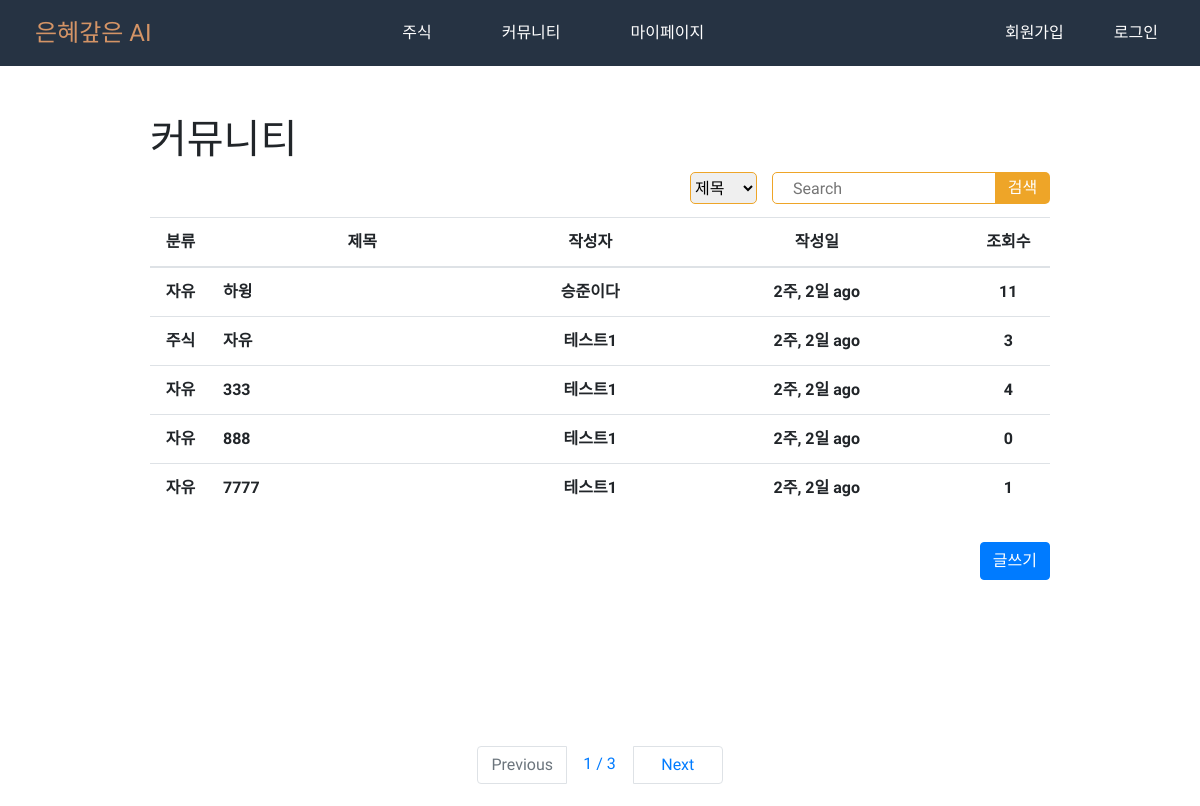
/board/search/, run on an earlier commit of the app's database.
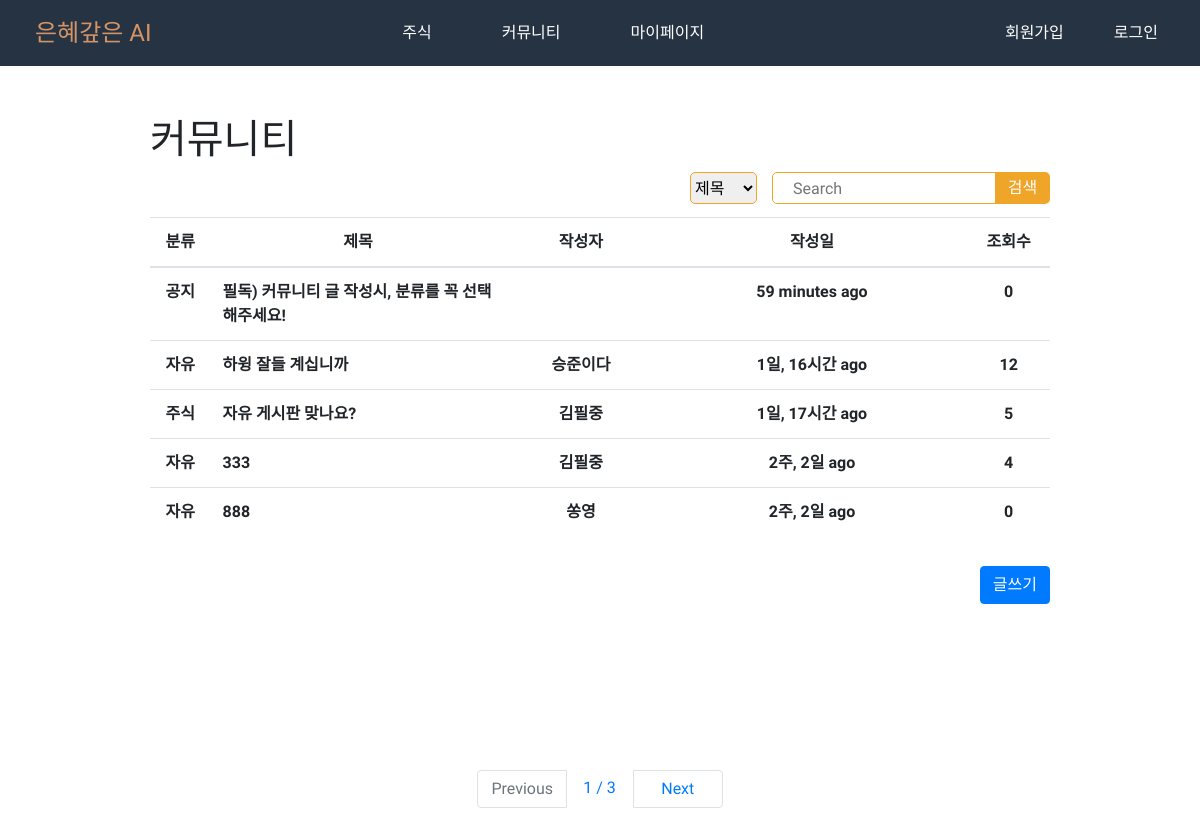
And on a later commit of the database.
### board/models.py (models this page shows, shortened)
class Board(models.Model):
    title = models.CharField(max_length=200, verbose_name="제목")
    contents = models.TextField(verbose_name="내용")
    writer = models.ForeignKey('users.User', on_delete=models.CASCADE, verbose_name="작성자")
    created_at = models.DateTimeField(auto_now_add=True, verbose_name="작성일")
    updated_at = models.DateTimeField(auto_now=True, verbose_name="최종수정일")
    hits = models.PositiveIntegerField(default=0, verbose_name="조회수")
    category = models.CharField(max_length=10, verbose_name="카테고리")
    locate = models.IntegerField(default=0, verbose_name="상단고정")
    class Meta:
        db_table = 'boards'
        verbose_name = '게시판'
        verbose_name_plural = '게시판'

### users/models.py (models this page shows)
class User(AbstractUser):
    birth = models.DateField(default="2000-01-01",verbose_name="생년월일")
    email = models.EmailField(unique=True, verbose_name="이메일")
    name = models.CharField(max_length=20, verbose_name="이름")
    sex = models.CharField(max_length=10, verbose_name="성별")
    n_name = models.CharField(max_length=20, unique=True, verbose_name="닉네임")

### board/views.py (the view)
# urls.py: path('search/', views.board_search, name='search'),
def board_search(request):
    board = Board.objects.all().order_by('-id')  # 모든 Border 테이블의 모든 object들을 br에 저장하라
    b = request.GET.get('b','')  # GET request의 인자중에 b 값이 있으면 가져오고, 없으면 빈 문자열 넣기
    f = request.GET.get('f','')
    if f == 't':
        if b:  # b에 값이 들어있으면 true
            board = board.filter(title__icontains=b)
    elif f == 'c':
        if b:
            board = board.filter(contents__icontains=b)
    elif f == 'g':
        if b:
            board = board.filter(category__icontains=b)
    elif f == 'w':
        if b:
            board = board.filter(writer__n_name__icontains=b)
    page = int(request.GET.get('p', 1))
    pagenator = Paginator(board, 5)
    search_boards = pagenator.get_page(page)
    return render(request, 'board/board_search.html', {'board_search': search_boards, 'b': b})

### templates/board/board_search.html (shortened to what this page needs)
<!DOCTYPE html>
{% load static %}
{% load humanize %}
<html lang="en">
<head>
    <link rel="stylesheet" href="{% static 'css/bootstrap.css' %}">
</head>
<body>
{% include "navi.html" %}
<div id="board_area" style="padding-top: 50px; width: 900px; position: relative;  margin: 0 auto;">
    <h1>커뮤니티</h1>
    <table class="table table-hover">
    <form    action="{% url 'board:search' %}" method="get">
            <div class="se" style="float:right">
                <span class="box">
                <select id ="f" name="f" class="sel">
                        <option value="t">제목</option>
                </select>
                </span>
                <input class="se_input" type="text"  name="b" placeholder="Search"  value="{{ b }}">
                <input class="se_btn" type="submit" value="검색">
            </div>
        </form>
    <thead>
        <tr>
            <th width="70" style="text-align:center">분류</th>
            <th width="400" style="text-align:center">제목</th>
            <th width="200" style="text-align:center">작성자</th>
            <th width="280" style="text-align:center">작성일</th>
            <th width="100" style="text-align:center">조회수</th>
        </tr>
    </thead>
        <tbody style="cursor: pointer;">
        {% for board in board_search %}
        <tr onclick="location.href='/board/detail/{{ board.id }}/'">
            <th width="70" style="text-align:center">{{ board.category }}</th>
            <th width="400" >{{ board.title }}</th>
            <th width="200" style="text-align:center"> {{ board.writer.n_name }}</th>
            <th width="400" style="text-align:center">{{ board.created_at| naturaltime }}</th>
            <th width="100" style="text-align:center">{{ board.hits }}</th>
        </tr>
    {% endfor %}
    </tbody>
    </table>
   <p style="text-align:right; margin-top:30px" ><button type="button" class="btn btn-primary"  onclick="location.href='/board/write/'">글쓰기</button></p>
    <nav aria-label="Page navigation example" style="padding-top:150px" >
        <ul class="pagination justify-content-center">
            {% if board_search.has_previous %}
            <li class="page-item">
                    <a class="page-link" href="?f={{request.GET.f}}&b={{request.GET.b}}&p={{ board_search.previous_page_number }}" style="width:90px; text-align:center; margin-right:5px;"
                >Previous</a
                >
            </li>
            {% else %}
            <li class="page-item disabled">
                <a class="page-link" href="#" style="width:90px; text-align:center; margin-right:5px;" >Previous</a>
            </li>
            {% endif %}
            <li class="page-item" >
                <label class="p-link" style="text_decoration: none;"
                >{{ board_search.number }} / {{ board_search.paginator.num_pages }}</label
                >
            </li>
            {% if board_search.has_next %}
            <li class="page-item">
                <a class="page-link" href="?f={{request.GET.f}}&b={{request.GET.b}}&p={{ board_search.next_page_number }}" style="width:90px; text-align:center; margin-left:5px;">Next</a>
            </li>
            {% else %}
            <li class="page-item disabled">
                <a class="page-link" href="#" style="width:90px; text-align:center; margin-left:5px;">Next</a>
            </li>
            {% endif %}
        </ul>
    </nav>
</div>
</body>
</html>

What changed in the data, as far as the page shows it:
no longer on this page (row edited): Board: category "자유", title "7777", writer.n_name "테스트1", created_at "2주, 2일 ago", hits "1"
added Board: category "공지", title "필독) 커뮤니티 글 작성시, 분류를 꼭 선택해주세요!", created_at "59 minutes ago", hits "0"
changed Board "승준이다": title "하윙" → "하윙 잘들 계십니까"; created_at "2주, 2일 ago" → "1일, 16시간 ago"; hits "11" → "12"
changed Board "주식": title "자유" → "자유 게시판 맞나요?"; writer.n_name "테스트1" → "김필중"; created_at "2주, 2일 ago" → "1일, 17시간 ago"; hits "3" → "5"
changed Board (number 4 of 5 on the later page): writer.n_name "테스트1" → "김필중"
changed Board (number 5 of 5 on the later page): writer.n_name "테스트1" → "쏭영"
